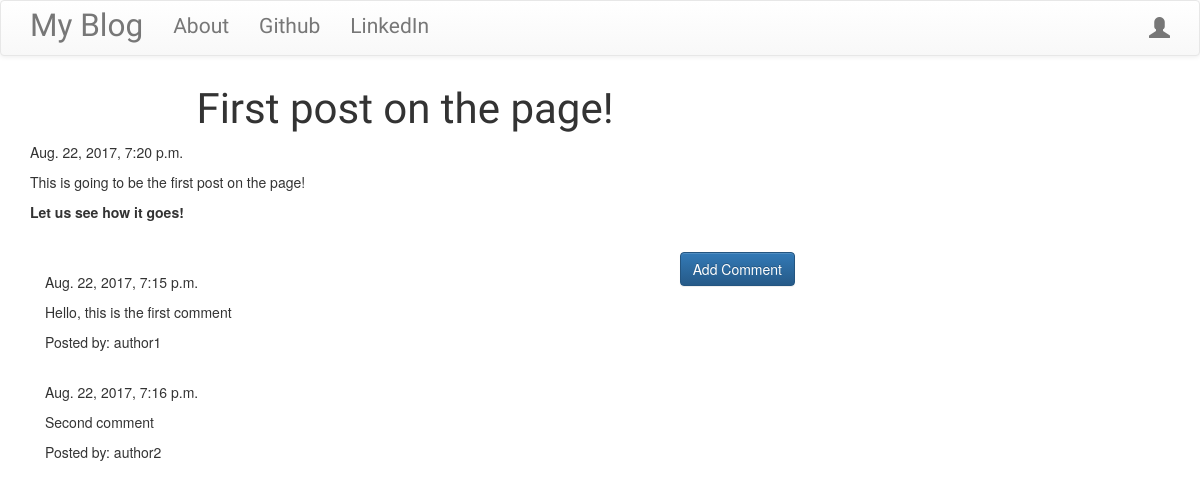
The app's page /post/1/ with its own data.
### blog/models.py (models this page shows, shortened)
class Post(models.Model):
    author = models.ForeignKey('auth.User')
    title = models.CharField(max_length=200)
    text = models.TextField()
    create_date = models.DateTimeField(default=timezone.now)
    published_date = models.DateTimeField(blank=True,null=True)

class Comment(models.Model):
    post  = models.ForeignKey('blog.Post',related_name='comments')
    author = models.CharField(max_length=200)
    text = models.TextField()
    create_date = models.DateTimeField(default=timezone.now)
    approved_comment = models.BooleanField(default=False)

### blog/views.py (the view)
# urls.py: url(r'^post/(?P<pk>\d+)/$',views.PostDetailView.as_view(),name='post_detail'),
class PostDetailView(DetailView):
    model = Post

### blog/templates/blog/post_detail.html (shortened to what this page needs)
{% extends 'blog/base.html' %}
{% block content %}
  <h1 class="posttitle loader">{{post.title}}</h1>
  {% if post.published_date %}
  <div class="date_postdate">
    {{post.published_date}}
  </div>
  {% else %}
  <a class="btn btn-default" href="{% url 'post_publish' pk=post.pk %}">Publish your post</a>
  {% endif %}
<p class="postcontent">{{post.text|safe|linebreaks}}</p>
  <br>
<a class="btn btn-primary btn-comment" href="{% url 'add_comment_to_post' pk=post.pk %}">Add Comment</a>
  <div class="container">
    {% for comment in post.comments.all %}
    <br>
    {% if user.is_authenticated or comment.approved_comment %}
    {{comment.create_date}}
    <p>{{comment.text|safe|linebreaks}}</p>
    <p>Posted by: {{comment.author}}</p>
    {% endif %}
    {% empty %}
    <p>No Comments!</p>
    {% endfor %}
  </div>
{% endblock %}

### blog/templates/blog/base.html (shortened to what this page needs)
<!DOCTYPE html>
{% load staticfiles %}
<html>
  <head>
    <link rel="stylesheet" href="https://maxcdn.bootstrapcdn.com/bootstrap/3.3.7/css/bootstrap.min.css">
    <link rel="stylesheet" href="https://maxcdn.bootstrapcdn.com/bootstrap/3.3.7/css/bootstrap-theme.min.css">
    <link rel="stylesheet" href="//cdn.jsdelivr.net/medium-editor/latest/css/medium-editor.min.css" type="text/css" media="screen" charset="utf-8">
<link rel="stylesheet" href="{% static 'css/blog.css' %}">
  </head>
  <body>
    <nav class="navbar navbar-default techfont custom-navbar">
<div class="container">
      <ul class="nav navbar-nav">
        <li><a class ='navbar-brand bigbrand' href="{% url 'post_list' %}">My Blog</a></li>
        <li><a href="{% url 'about' %}">About</a></li>
        <li><a href="https://www.github.com">Github</a></li>
        <li><a href="https://www.linkedin.com">LinkedIn</a></li>
      </ul>
<ul class="nav navbar-nav navbar-right">
  {% if user.is_authenticated %}
<li><a href="{% url 'post_new' %}">New Post</a></li>
<li><a href="{% url 'post_draft_list' %}">Drafts</a></li>
<li><a href="{% url 'logout' %}">Logout</a></li>
<li><a href="/">Welcome {{user.username}} !</a></li>
{% else %}
<li><a href="{% url 'login' %}"><span class="glyphicon glyphicon-user"></span></a></li>
  {% endif %}
</ul>
    </nav>
    <div class="content container">
      <div class="row">
        <div class="col-md-8">
          <div class="blog_posts">
            {% block content %}
            {% endblock %}
          </div>
        </div>
      </div>
    </div>
  </body>
</html>

### blog/static/css/blog.css (style rules this page uses)
.techfont { font-family: 'Jura', sans-serif; font-size: 1.5em; margin-bottom: 10px; }
.bigbrand { font-size: 1.5em; }
.posttitle { font-family: 'Jura', sans-serif; font-size: 3.0em; text-align: center; }
.postcontent { font-family: 'Montserrat Alternates', sans-serif; font-size: 1.5em; }
.loader { filter:hue-rotate(0deg); color:linear-gradient(45deg,#0f8,#08f); animation:hue 10000ms infinite linear; }
.btn-comment { position: absolute; right: 0px; }

### records on screen
Post: title "First post on the page!", published_date "Aug. 22, 2017, 7:20 p.m.", text "This is going to be the first post on the page! Let us see how it goes!"
Comment: create_date "Aug. 22, 2017, 7:15 p.m.", text "Hello, this is the first comment", author "author1"
Comment: create_date "Aug. 22, 2017, 7:16 p.m.", text "Second comment", author "author2"
